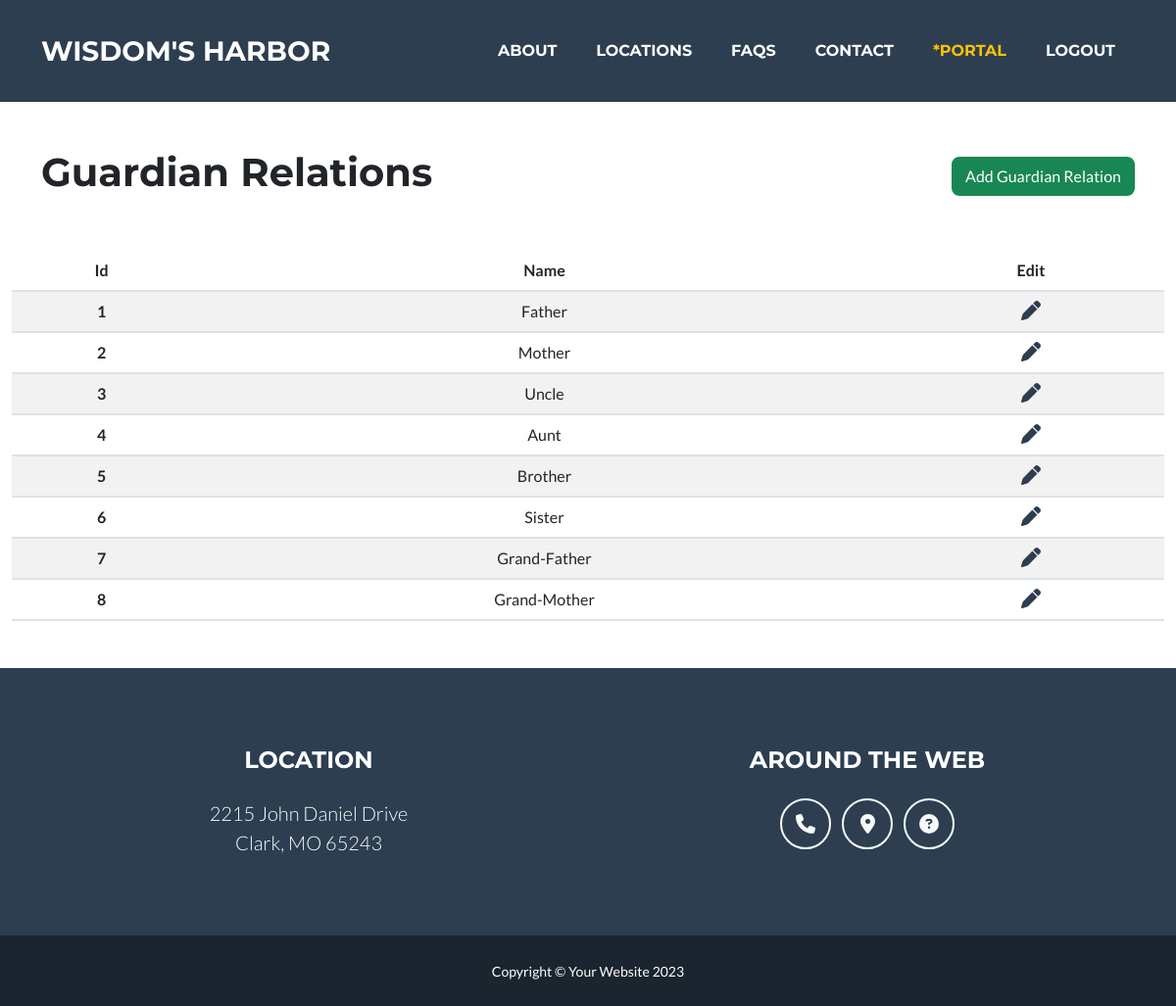
Page /guardian/relations/display/ (signed in) on the committed database.
### school/models.py (models this page shows, shortened)
class GuardianRelation(models.Model):
    name = models.CharField(max_length=255)

### school/views.py (the view)
# urls.py: path('guardian/relations/display/', views.display_guardian_relations, name='display_guardian_relations'),
def display_guardian_relations(request):
    if request.user.is_authenticated:
        if request.user.is_superuser:
            data = GuardianRelation.objects.all()
            return render(request, 'display_guardian_relations.html', {'data': data})
        else:
            messages.warning(request, 'This page is for admin only!')
            return redirect('home')
    else:
        messages.warning(request, 'please login first!')
        return redirect('login')

### school/templates/display_guardian_relations.html (shortened to what this page needs)
{% extends 'layout.html' %}
{% load static %}
{% block 'content' %}
    <div class="container-fluid">
        <div class="container my-5 d-flex align-items-center justify-content-between">
            <h1>Guardian Relations</h1>
            <a href="{% url 'add_guardian_relation' %}" class="btn btn-success">Add Guardian Relation</a>
        </div>
        <table class="table table-striped text-center">
            <thead>
                <tr>
                    <th>Id</th>
                    <th>Name</th>
                    <th>Edit</th>
                </tr>
            </thead>
            <tbody>
                {% for relation in data %}
                    <tr>
                        <th>{{relation.id}}</th>
                        <td>{{relation.name}}</td>
                        <td>
                            <a style="color: transparent;" href="{% url 'edit_guardian_relation' relation.id %}">
                                <i class="fa-solid fa-pen fs-5 text-secondary"></i>
                            </a>
                        </td>
                    </tr>
                {% endfor %}
            </tbody>
        </table>
    </div>
{% endblock %}

### rows in the picture
GuardianRelation: id "1", name "Father"
GuardianRelation: id "2", name "Mother"
GuardianRelation: id "3", name "Uncle"
GuardianRelation: id "4", name "Aunt"
GuardianRelation: id "5", name "Brother"
GuardianRelation: id "6", name "Sister"
GuardianRelation: id "7", name "Grand-Father"
GuardianRelation: id "8", name "Grand-Mother"
